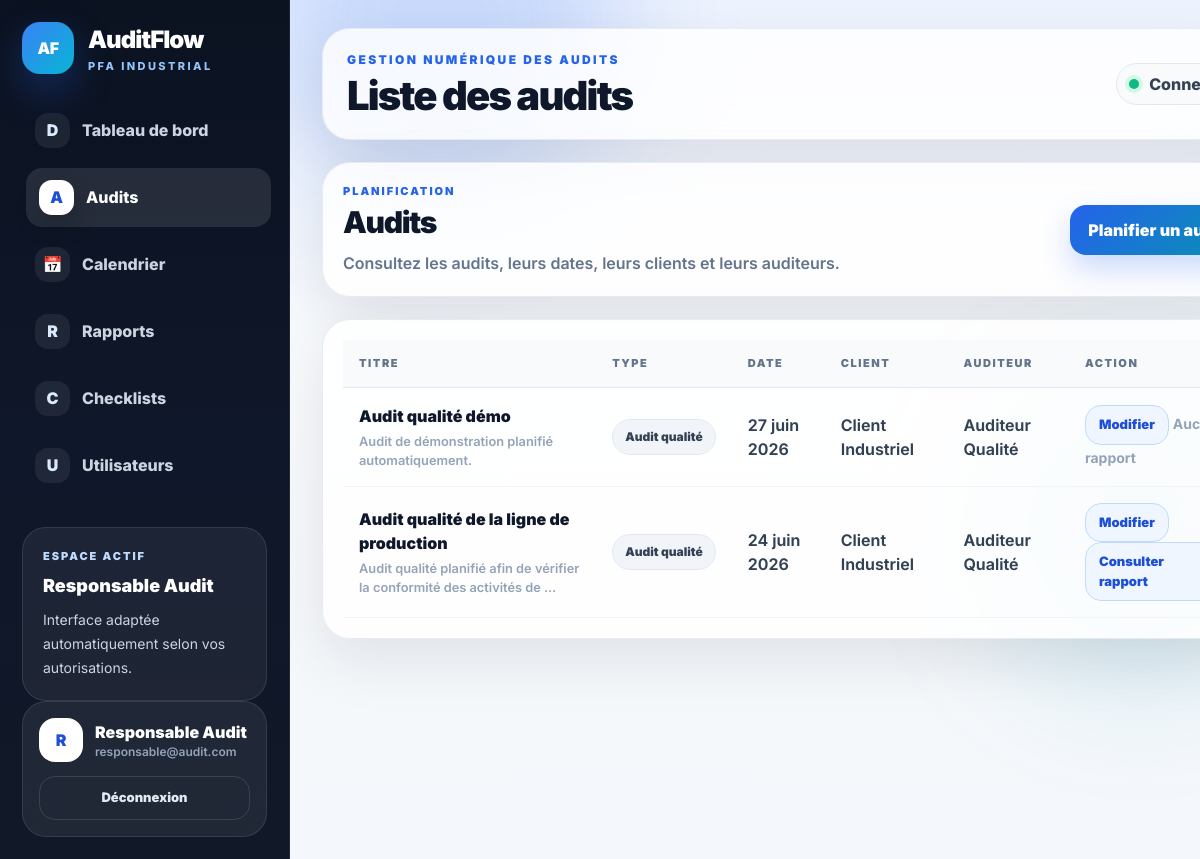
Page /audits/ (signed in) on the committed database.
### audit/models.py (models this page shows, shortened)
class Profile(models.Model):
    ROLE_CHOICES = [
        ('RESPONSABLE', 'Responsable Audit'),
        ('AUDITEUR', 'Auditeur'),
        ('CLIENT', 'Client'),
    ]
    user = models.OneToOneField(User, on_delete=models.CASCADE, related_name='profile')
    role = models.CharField(max_length=20, choices=ROLE_CHOICES, default='AUDITEUR')
    telephone = models.CharField(max_length=30, blank=True)

class Audit(models.Model):
    TYPE_CHOICES = [
        ('QUALITE', 'Audit qualité'),
        ('SECURITE', 'Audit sécurité'),
        ('ENVIRONNEMENT', 'Audit environnement'),
        ('INTERNE', 'Audit interne'),
    ]
    titre = models.CharField(max_length=150)
    type_audit = models.CharField(max_length=30, choices=TYPE_CHOICES, default='QUALITE')
    date_audit = models.DateField()
    description = models.TextField(blank=True)
    client = models.ForeignKey(
        User,
        on_delete=models.SET_NULL,
        null=True,
        blank=True,
        related_name='audits_client',
        help_text='Client ou département demandeur concerné par cet audit.'
    )
    auditeur = models.ForeignKey(
        User,
        on_delete=models.SET_NULL,
        null=True,
        blank=True,
        related_name='audits_affectes'
    )
    created_by = models.ForeignKey(
        User,
        on_delete=models.SET_NULL,
        null=True,
        blank=True,
        related_name='audits_crees'
    )
    created_at = models.DateTimeField(auto_now_add=True)
    class Meta:
        ordering = ['-date_audit']

### audit/views.py (the view)
# urls.py: path('audits/', views.audits_list, name='audits_list'),
@login_required
def audits_list(request):
    role = get_user_role(request.user)
    if role == 'AUDITEUR':
        audits = Audit.objects.filter(auditeur=request.user)
    elif role == 'CLIENT':
        audits = Audit.objects.filter(client=request.user)
    else:
        audits = Audit.objects.all()
    return render(request, 'audit/audits_list.html', {'audits': audits})

### audit/views.py (called while the page is built)
def get_user_role(user):
    profile, _ = Profile.objects.get_or_create(user=user, defaults={'role': 'CLIENT'})
    return profile.role

### templates/audit/audits_list.html (shortened to what this page needs)
{% extends 'audit/base.html' %}
{% block page_title %}Liste des audits{% endblock %}
{% block content %}
<div class="toolbar">
    <div>
        <span class="section-label">Planification</span>
        <h2>Audits</h2>
        <p>Consultez les audits, leurs dates, leurs clients et leurs auditeurs.</p>
    </div>
    {% if user.profile.role == 'RESPONSABLE' %}
        <a href="{% url 'audit_create' %}" class="btn-primary">Planifier un audit</a>
    {% endif %}
</div>
<div class="panel overflow-hidden reveal-card">
    <div class="overflow-x-auto">
        <table class="pro-table">
            <thead>
                <tr>
                    <th>Titre</th>
                    <th>Type</th>
                    <th>Date</th>
                    <th>Client</th>
                    <th>Auditeur</th>
                    <th>Action</th>
                </tr>
            </thead>
            <tbody>
            {% for audit in audits %}
                <tr>
                    <td>
                        <strong>{{ audit.titre }}</strong>
                        <small>{{ audit.description|truncatechars:72 }}</small>
                    </td>
                    <td><span class="type-pill">{{ audit.get_type_audit_display }}</span></td>
                    <td>{{ audit.date_audit }}</td>
                    <td>{% if audit.client %}{{ audit.client.get_full_name|default:audit.client.username }}{% else %}Non affecté{% endif %}</td>
                    <td>{% if audit.auditeur %}{{ audit.auditeur.get_full_name|default:audit.auditeur.username }}{% else %}Non affecté{% endif %}</td>
                    <td>
                        {% if user.profile.role == 'RESPONSABLE' %}
                            <a class="btn-small" href="{% url 'audit_update' audit.id %}">Modifier</a>
                        {% endif %}
                        {% if user.profile.role == 'AUDITEUR' %}
                            <a class="btn-small" href="{% url 'rapport_create_for_audit' audit.id %}">Rapport + checklist</a>
                        {% elif audit.rapports.first %}
                            <a class="btn-small" href="{% url 'rapport_detail' audit.rapports.first.id %}">Consulter rapport</a>
                        {% else %}
                            <span class="text-sm font-bold text-slate-400">Aucun rapport</span>
                        {% endif %}
                    </td>
                </tr>
            {% empty %}
                <tr><td colspan="6" class="empty-state">Aucun audit trouvé.</td></tr>
            {% endfor %}
            </tbody>
        </table>
    </div>
</div>
{% endblock %}

### templates/audit/base.html (shortened to what this page needs)
{% load static %}
<!DOCTYPE html>
<html lang="fr">
<head>
    <script src="https://cdn.tailwindcss.com"></script>
    <link rel="stylesheet" href="{% static 'audit/css/style.css' %}">
</head>
<body class="app-bg">
<div class="shell">
    <div class="orb one"></div>
    <aside class="sidebar">
        <a href="{% url 'dashboard' %}" class="brand">
            <div class="brand-logo pulse-soft">AF</div>
            <div>
                <div class="brand-title">AuditFlow</div>
                <div class="brand-sub">PFA Industrial</div>
            </div>
        </a>
        <nav class="nav">
            <a href="{% url 'dashboard' %}"
               class="nav-link {% if request.resolver_match.url_name == 'dashboard' %}nav-active{% endif %}">
                <span class="nav-ico">D</span>
                <span>Tableau de bord</span>
            </a>
            <a href="{% url 'audits_list' %}"
               class="nav-link {% if 'audit' in request.resolver_match.url_name %}nav-active{% endif %}">
                <span class="nav-ico">A</span>
                <span>Audits</span>
            </a>
            <a href="{% url 'calendar' %}"
               class="nav-link {% if request.resolver_match.url_name == 'calendar' %}nav-active{% endif %}">
                <span class="nav-ico">📅</span>
                <span>Calendrier</span>
            </a>
            <a href="{% url 'rapports_list' %}"
               class="nav-link {% if 'rapport' in request.resolver_match.url_name %}nav-active{% endif %}">
                <span class="nav-ico">R</span>
                <span>Rapports</span>
            </a>
            {% if user.profile.role == 'RESPONSABLE' %}
            <a href="{% url 'checklist_list' %}"
               class="nav-link {% if 'checklist' in request.resolver_match.url_name %}nav-active{% endif %}">
                <span class="nav-ico">C</span>
                <span>Checklists</span>
            </a>
            <a href="{% url 'users_list' %}"
               class="nav-link {% if 'user' in request.resolver_match.url_name %}nav-active{% endif %}">
                <span class="nav-ico">U</span>
                <span>Utilisateurs</span>
            </a>
            {% endif %}
        </nav>
        <div class="mt-8 rounded-[24px] border border-white/10 bg-white/[.06] p-5">
            <p class="text-[11px] font-black uppercase tracking-[.18em] text-blue-200">
                Espace actif
            </p>
            <p class="mt-2 text-lg font-black">
                {{ user.profile.get_role_display }}
            </p>
            <p class="mt-2 text-sm leading-6 text-slate-300">
                Interface adaptée automatiquement selon vos autorisations.
            </p>
        </div>
        <div class="sidebar-card">
            <div class="flex items-center gap-3">
                <div class="avatar">
                    {{ user.first_name|first|default:user.username|first|upper }}
                </div>
                <div class="min-w-0">
                    <p class="truncate font-black">
                        {{ user.get_full_name|default:user.username }}
                    </p>
                    <p class="truncate text-xs font-semibold text-slate-400">
                        {{ user.email }}
                    </p>
                </div>
            </div>
            <a href="{% url 'logout' %}" class="logout-link">
                Déconnexion
            </a>
        </div>
    </aside>
    <main class="main">
        <header class="topbar fade-up">
            <div>
                <p class="eyebrow">
                    Gestion numérique des audits
                </p>
                <h1 class="page-title">
                    {% block page_title %}{% endblock %}
                </h1>
            </div>
            <div class="flex flex-wrap items-center gap-3">
                <div class="user-chip">
                    <span class="online-dot"></span>
                    Connecté
                </div>
            </div>
        </header>
        <section class="fade-up delay-2">
            {% block content %}
            {% endblock %}
        </section>
    </main>
</div>
</body>
</html>

### rows in the picture
Audit: titre "Audit qualité démo", description "Audit de démonstration planifié automatiquement.", type_audit "Audit qualité", date_audit "27 juin 2026", client.get_full_name "Client Industriel", auditeur.get_full_name "Auditeur Qualité", shows "Aucun rapport"
Audit: titre "Audit qualité de la ligne de production", description "Audit qualité planifié afin de vérifier la conformité des activités de …", type_audit "Audit qualité", date_audit "24 juin 2026", client.get_full_name "Client Industriel", auditeur.get_full_name "Auditeur Qualité", shows "Consulter rapport"

### other values in the picture
{{ user.profile.get_role_display }} "Responsable Audit"
{{ user.first_name|first|default:user.username|first|upper }} "R"
{{ user.get_full_name|default:user.username }} "Responsable Audit"
{{ user.email }} "responsable@audit.com"
